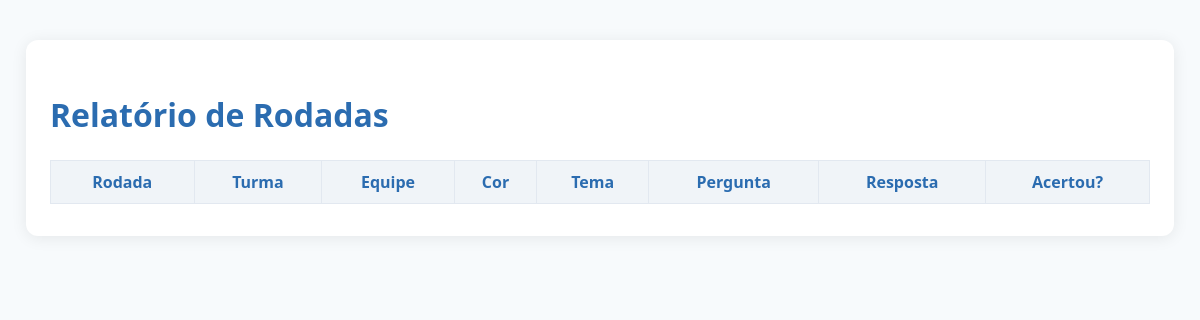
Page /relatorio on the earlier database version.
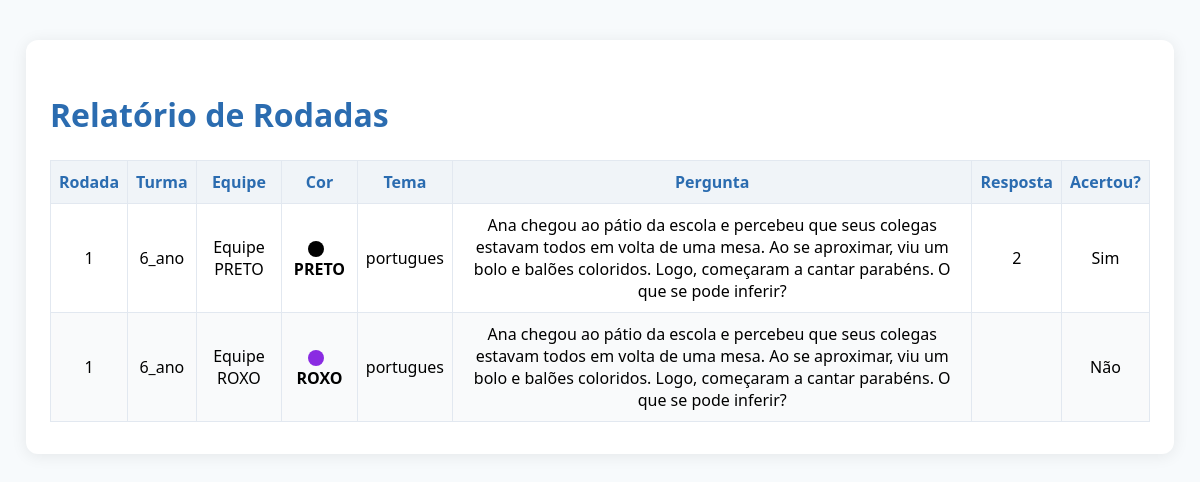
Same page on the later database version.
### models.py (models this page shows)
class Rodada(db.Model):
    id = db.Column(db.Integer, primary_key=True)
    equipe_id = db.Column(db.Integer, db.ForeignKey('equipe.id'), nullable=False)
    questao_id = db.Column(db.Integer, db.ForeignKey('questao.id'), nullable=False)
    tema = db.Column(db.String(50))
    acertou = db.Column(db.Boolean)
    resposta = db.Column(db.String(255))
    numero = db.Column(db.Integer)

class Turma(db.Model):
    id = db.Column(db.Integer, primary_key=True)
    nome = db.Column(db.String(50), unique=True, nullable=False)
    equipes = db.relationship('Equipe', backref='turma', lazy=True)
    questoes = db.relationship('Questao', backref='turma', lazy=True)

class Equipe(db.Model):
    id = db.Column(db.Integer, primary_key=True)
    nome = db.Column(db.String(50), nullable=False)
    cor = db.Column(db.String(30), nullable=False)
    turma_id = db.Column(db.Integer, db.ForeignKey('turma.id'), nullable=False)
    rodadas = db.relationship('Rodada', backref='equipe', lazy=True)

class Questao(db.Model):
    id = db.Column(db.Integer, primary_key=True)
    turma_id = db.Column(db.Integer, db.ForeignKey('turma.id'), nullable=False)
    enunciado = db.Column(db.Text, nullable=False)
    resposta_correta = db.Column(db.String(255), nullable=False)
    alternativas = db.Column(db.Text, nullable=False)
    tema = db.Column(db.String(50), nullable=False)
    rodadas = db.relationship('Rodada', backref='questao', lazy=True)

### app.py (the view)
@app.route('/relatorio')
def relatorio():
    rodadas = (
        db.session.query(
            Rodada.numero,
            Turma.nome.label('turma'),
            Equipe.nome.label('equipe'),
            Equipe.cor,
            Questao.tema,
            Questao.enunciado,
            Rodada.resposta,
            Rodada.acertou
        )
        .join(Equipe, Rodada.equipe_id == Equipe.id)
        .join(Questao, Rodada.questao_id == Questao.id)
        .join(Turma, Equipe.turma_id == Turma.id)
        .order_by(Rodada.numero.asc())
        .all()
    )
    return render_template('relatorio.html', rodadas=rodadas)

### templates/relatorio.html (shortened to what this page needs)
<!DOCTYPE html>
<html lang="pt-br">
<head>
    <link rel="stylesheet" href="{{ url_for('static', filename='css/relatorio.css') }}">
</head>
<body>
    <div class="container-relatorio">
        <h1>Relatório de Rodadas</h1>
        <table>
            <thead>
                <tr>
                    <th>Rodada</th>
                    <th>Turma</th>
                    <th>Equipe</th>
                    <th>Cor</th>
                    <th>Tema</th>
                    <th>Pergunta</th>
                    <th>Resposta</th>
                    <th>Acertou?</th>
                </tr>
            </thead>
            <tbody>
                {% for r in rodadas %}
                <tr>
                    <td>{{ r['numero'] }}</td>
                    <td>{{ r['turma'] }}</td>
                    <td>{{ r['equipe'] }}</td>
                    <td>
                        {% set cor_nome = r['cor']|lower|replace(' ', '_') %}
                        <span class="cor-circulo cor-{{ cor_nome }}"></span>
                        <span style="font-weight:bold;">{{ r['cor']|default('Sem cor') }}</span>
                    </td>
                    <td>{{ r['tema'] }}</td>
                    <td>{{ r['enunciado'] }}</td>
                    <td>{{ r['resposta'] }}</td>
                    <td>{{ 'Sim' if r['acertou'] else 'Não' }}</td>
                </tr>
                {% endfor %}
            </tbody>
        </table>
    </div>
</body>
</html>

### static/css/relatorio.css (style rules this page uses)
.cor-circulo { display: inline-block; width: 16px; height: 16px; border-radius: 50%; vertical-align: middle; margin-right: 6px; background: #888; }
.cor-roxo { background: #8A2BE2; }
.cor-preto { background: #000000; }
body { background: #f7fafc; font-family: 'Segoe UI', Arial, sans-serif; margin: 0; padding: 0; }
.container-relatorio { max-width: 1100px; margin: 40px auto; background: #fff; border-radius: 12px; box-shadow: 0 2px 16px rgba(0,0,0,0.08); padding: 32px 24px; }
.container-relatorio h1 { color: #2b6cb0; margin-bottom: 24px; font-size: 2rem; }
.container-relatorio table { width: 100%; border-collapse: collapse; margin-top: 16px; }
.container-relatorio th, .container-relatorio td { border: 1px solid #e2e8f0; padding: 10px 8px; text-align: center; }
.container-relatorio th { background: #f0f4f8; color: #2b6cb0; }
.container-relatorio tr:nth-child(even) { background: #f9fafb; }

Differences in the rows shown:
added Rodada: numero "1", turma "6_ano", equipe "Equipe PRETO", cor "PRETO", tema "portugues", enunciado "Ana chegou ao pátio da escola e percebeu que seus colegas estavam todos em volta de uma mesa. Ao se aproximar, viu um bolo e balões coloridos. Logo, começaram a cantar parabéns. O que se pode inferir?", resposta "2", acertou "Sim"
added Rodada: numero "1", turma "6_ano", equipe "Equipe ROXO", cor "ROXO", tema "portugues", enunciado "Ana chegou ao pátio da escola e percebeu que seus colegas estavam todos em volta de uma mesa. Ao se aproximar, viu um bolo e balões coloridos. Logo, começaram a cantar parabéns. O que se pode inferir?", acertou "Não"
